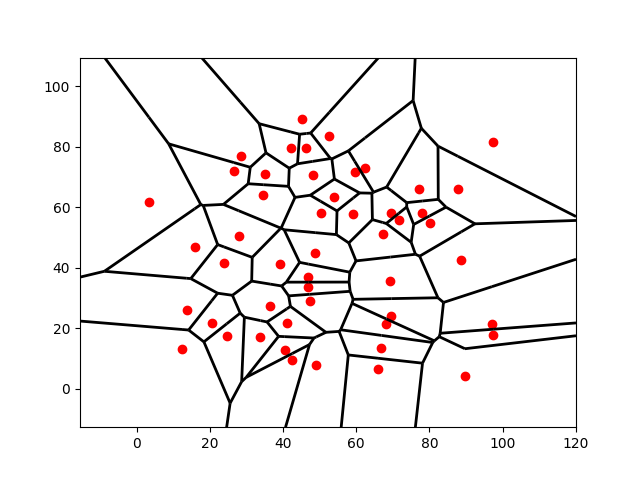

Python code for this plot:
import matplotlib.pyplot as plt
from matplotlib import collections as mc

file_path = "result.txt"

def line_intersection(edge, x=None, y=None):
    """Calculate the intersection point of a line and a vertical or horizontal line."""
    (x1, y1), (x2, y2) = edge
    if x is not None:
        y = y1 + (x - x1) * (y2 - y1) / (x2 - x1)
    elif y is not None:
        x = x1 + (y - y1) * (x2 - x1) / (y2 - y1)
    return (x, y)

def truncate(edges, min_x, max_x, min_y, max_y):
    truncated_edges = []
    for edge in edges:
        start, end = edge
        if start[0] < min_x:
            start = line_intersection((start,end), x=min_x)
        elif start[0] > max_x:
            start = line_intersection((start,end), x=max_x)
        if start[1] < min_y:
            start = line_intersection((start,end), y=min_y)
        elif start[1] > max_y:
            start = line_intersection((start,end), y=max_y)
        if end[0] < min_x:
            end = line_intersection((start,end), x=min_x)
        elif end[0] > max_x:
            end = line_intersection((start,end), x=max_x)
        if end[1] < min_y:
            end = line_intersection((start,end), y=min_y)
        elif end[1] > max_y:
            end = line_intersection((start,end), y=max_y)
        truncated_edges.append((start, end))
    return truncated_edges

with open(file_path, "r") as file:
    l1 = file.readlines()
    num_edges, num_vertices = [int(i) for i in l1[-1].strip().split()]
    print(num_edges, num_vertices)
    edges = l1[-num_edges-1:-1]
    lines = []
    print(edges)
    for j in edges:
        x1, y1, x2, y2 = [float(k) for k in j.strip().split()]
        lines.append([(x1, y1), (x2, y2)])
    points = l1[-1-num_edges-num_vertices:-1-num_edges]
    print(points)
    fig, ax = plt.subplots()  # Create the figure and axis here
    

    x = []
    y = []
    for j in points:
        x1, y1 = [float(k) for k in j.strip().split()]
        #print(x1, y1)
        x.append(x1)
        y.append(y1)
    
    min_x = min(x1 for x1 in x)
    max_x = max(x1 for x1 in x)
    min_y = min(y1 for y1 in y)
    max_y = max(y1 for y1 in y)

    min_x -= 0.2*(max_x - min_x)
    max_x += 0.2*(max_x - min_x)
    min_y -= 0.2*(max_y - min_y)
    max_y += 0.2*(max_y - min_y)

    truncated_edges = truncate(lines, min_x, max_x, min_y, max_y)
    lc = mc.LineCollection(truncated_edges, linewidths=2, colors = 'black')  # Create a collection of lines
    #lc = mc.LineCollection(lines, linewidths=2)  # Create a collection of lines
    ax.add_collection(lc)  # Add lines to the same axis
    ax.scatter(x, y, color='red')  # Add points to the same axis
    #ax.axis('equal')  # Set the aspect ratio of the plot to be equal
    plt.xlim(min_x, max_x)
    plt.ylim(min_y, max_y)
    plt.savefig("plot.png")  # Save the plot to a file
    plt.close(fig)  # Close the plot

